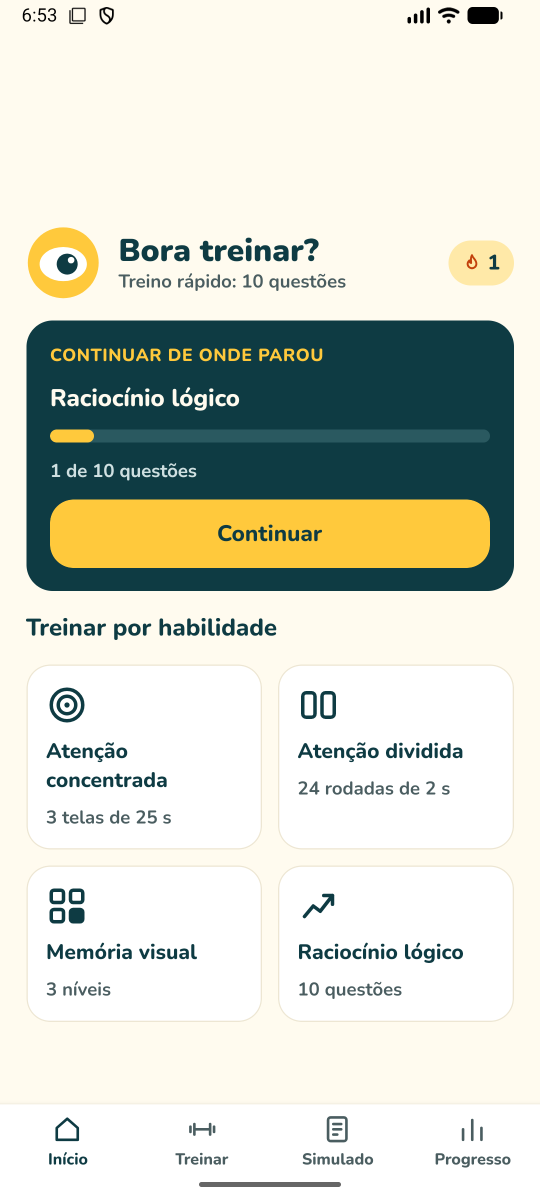
#> input picture store/raw/home.png, 1080 x 2400 px, found by its file name (shown at 1/2 size); its folder holds 4 pictures in this run
$ python compose.py raw/atencao.png raw/dividida.png
#> lines starting #> are read from the running program, lines starting #| are printed output that depends on the picture; after the words box and inside, x2 and y2 are one past the last pixel; in counts of white or black regions, pixels touching at a corner belong together
import sys
from PIL import Image, ImageDraw, ImageFont
S, F = sys.argv[1], sys.argv[2]
font = lambda w, s: ImageFont.truetype(f"{F}/{w}/Nunito_{w}.ttf", s)
PETROL, YELLOW, CREAM = "#0E3B43", "#FFC93C", "#FFFBEF"
SHOTS = [
    ("home", 400, "Treine para o psicotécnico", "Atenção, memória e raciocínio num só app"),
    ("atencao", 60, "Atenção concentrada", "Ache todos os símbolos iguais ao alvo"),
    ("dividida", 60, "Atenção dividida", "Número e figura ao mesmo tempo"),
    ("memoria", 60, "Memória visual", "Veja onde acertou e o que faltou"),
    ("questao", 60, "110 questões explicadas", "Toda resposta vem com o porquê"),
]
for i, (name, top, title, sub) in enumerate(SHOTS, 1):
    c = Image.new("RGB", (1080, 1920), PETROL); d = ImageDraw.Draw(c)
#> after `c = Image.new('RGB', (1080, 1920), PETROL)`:
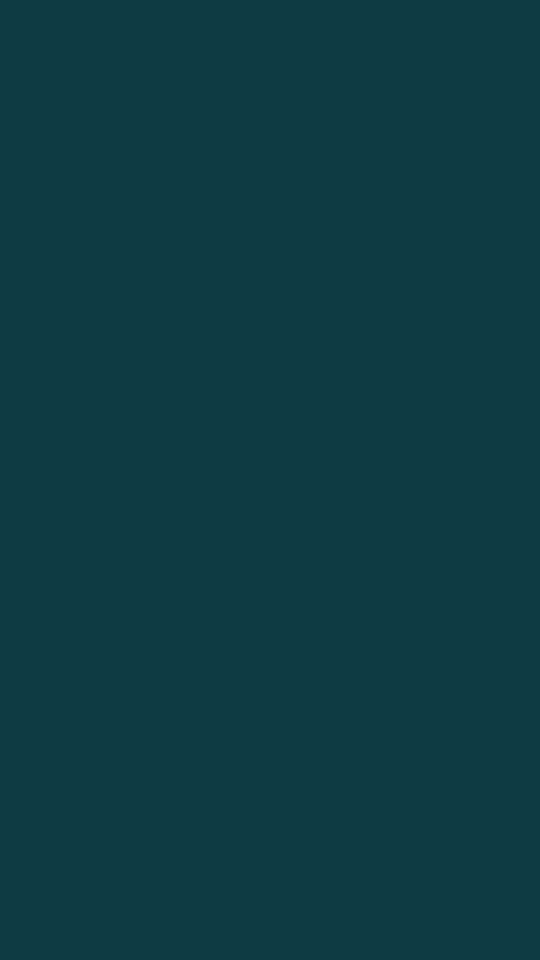
#> c: PIL image 1080x1920 RGB (shown at 1/2 size); mean R, G, B 14, 59, 67
    d.text((540, 150), title, font=font("900Black", 76), fill=YELLOW, anchor="mm")
    d.text((540, 245), sub, font=font("700Bold", 42), fill=CREAM, anchor="mm")
    shot = Image.open(f"{S}/raw/{name}.png").convert("RGB").crop((0, top, 1080, 2400))
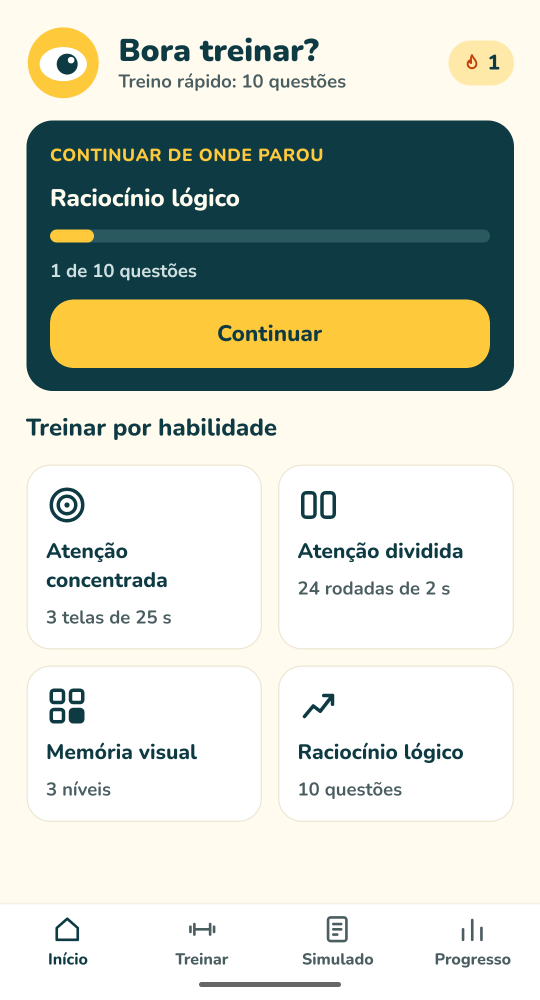
#> shot: PIL image 1080x2000 RGB (shown at 1/2 size); mean R, G, B 204.9, 209.2, 197.4
    w = 860; shot = shot.resize((w, round(shot.height * w / 1080)), Image.LANCZOS)
#> after `shot = shot.resize((w, round(shot.height * w / 1080)), Image.LANCZOS)`:
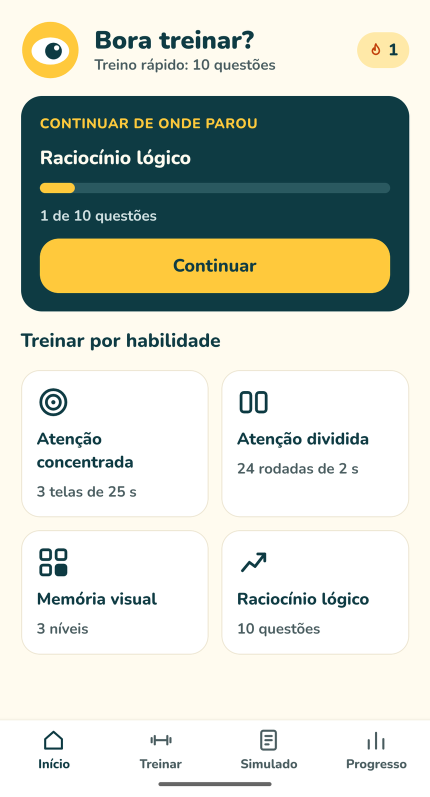
#> shot: PIL image 860x1593 RGB (shown at 1/2 size); mean R, G, B 204.7, 209.1, 197.4
    mask = Image.new("L", shot.size, 0); ImageDraw.Draw(mask).rounded_rectangle((0, 0, *shot.size), 48, fill=255)
#> after `mask = Image.new('L', shot.size, 0)`: mask: PIL image 860x1593 L; every value is 0
#> after `ImageDraw.Draw(mask).rounded_rectangle((0, 0, *shot.size), 48, fill=25`:
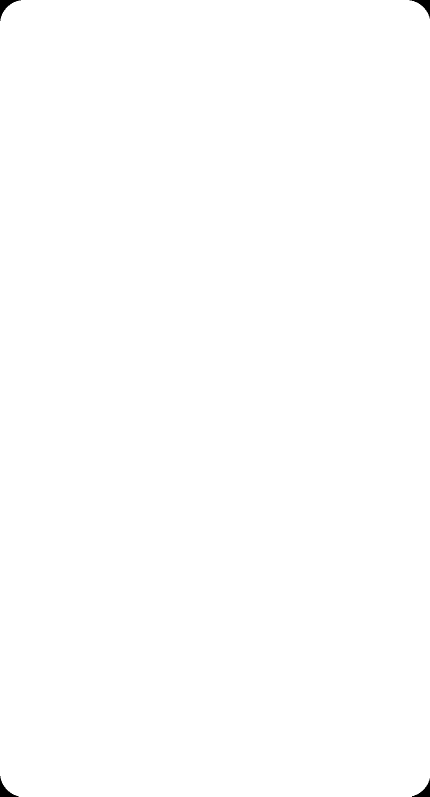
#> mask: PIL image 860x1593 L (shown at 1/2 size); 99.9% white; 4 black regions, box (x1, y1, x2, y2) and area: (0, 0, 42, 42) 508, (819, 0, 860, 37) 466, (0, 1552, 37, 1593) 466, (824, 1557, 860, 1593) 425
    c.paste(shot, ((1080 - w) // 2, 340), mask)
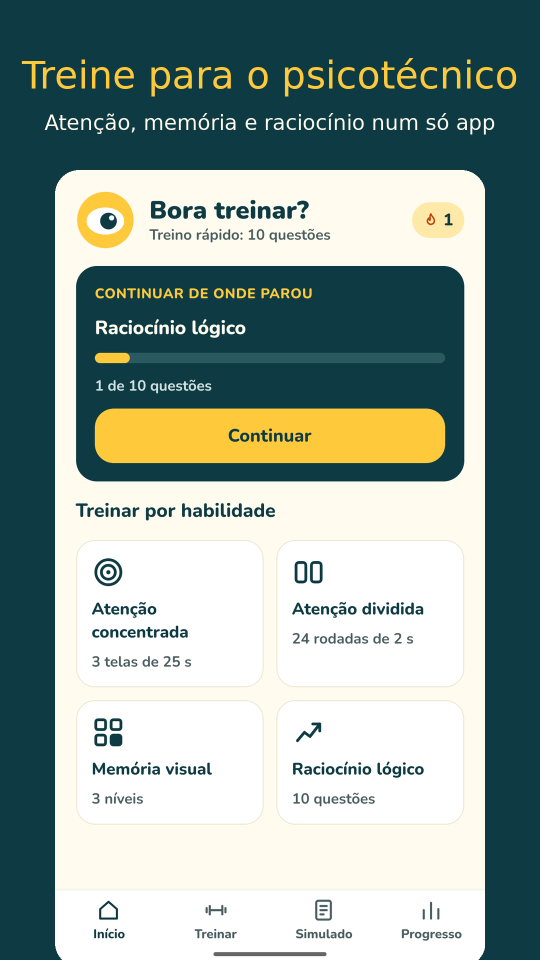
#> c: PIL image 1080x1920 RGB (shown at 1/2 size); mean R, G, B 141.1, 158.7, 152.5
    c.save(f"{S}/out/shot{i}.png")
#> pass 2 of the loop `for i, (name, top, title, sub) in enumerate(SHOTS, 1):`:
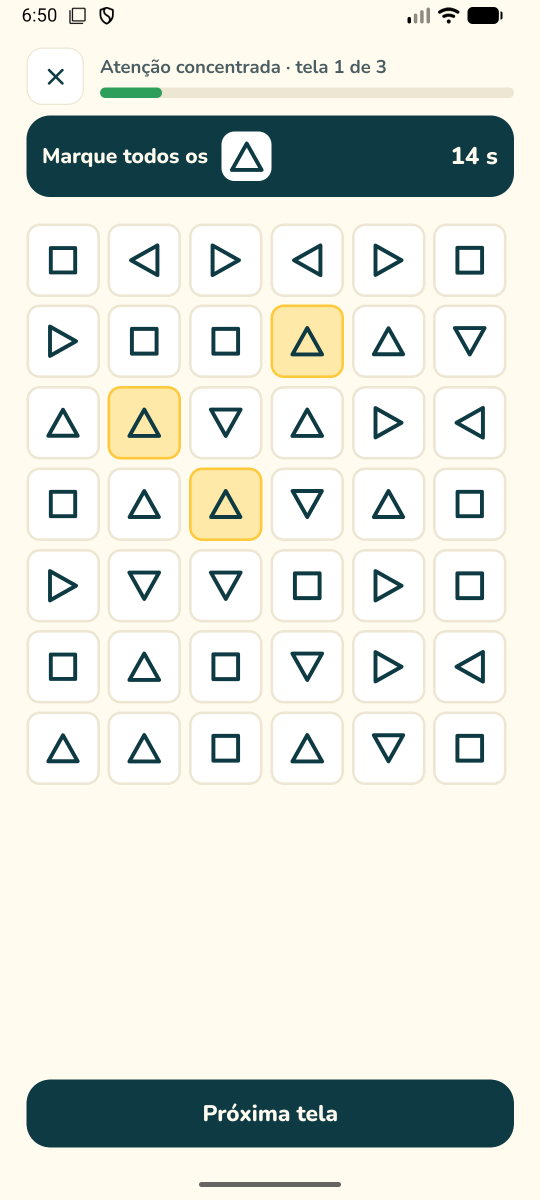
#> input picture store/raw/atencao.png, 1080 x 2400 px, found by its file name (shown at 1/2 size)
#> mask: PIL image 860x1863 L; every value is 0
#> `ImageDraw.Draw(mask).rounded_rectangle((0, 0, *shot.size), 48, fill=25`:
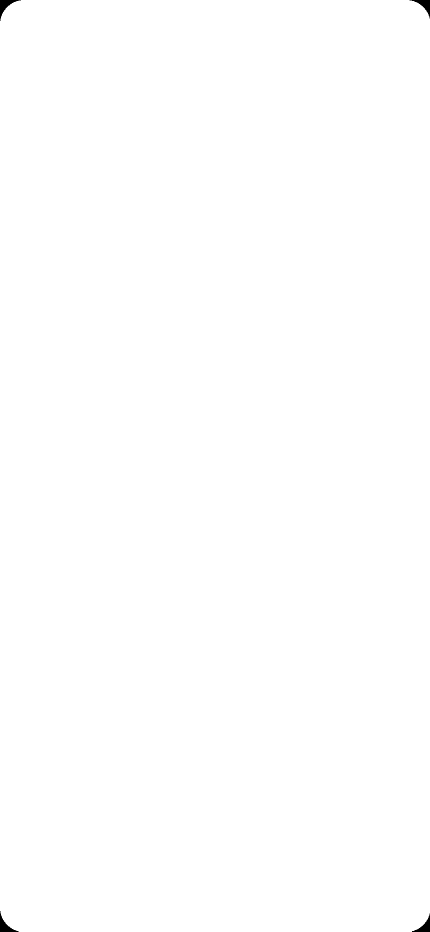
#> mask: PIL image 860x1863 L (shown at 1/2 size); 99.9% white; 4 black regions, box (x1, y1, x2, y2) and area: (0, 0, 42, 42) 508, (819, 0, 860, 37) 466, (0, 1822, 37, 1863) 466, (824, 1827, 860, 1863) 425
#> `c.paste(shot, ((1080 - w) // 2, 340), mask)`:
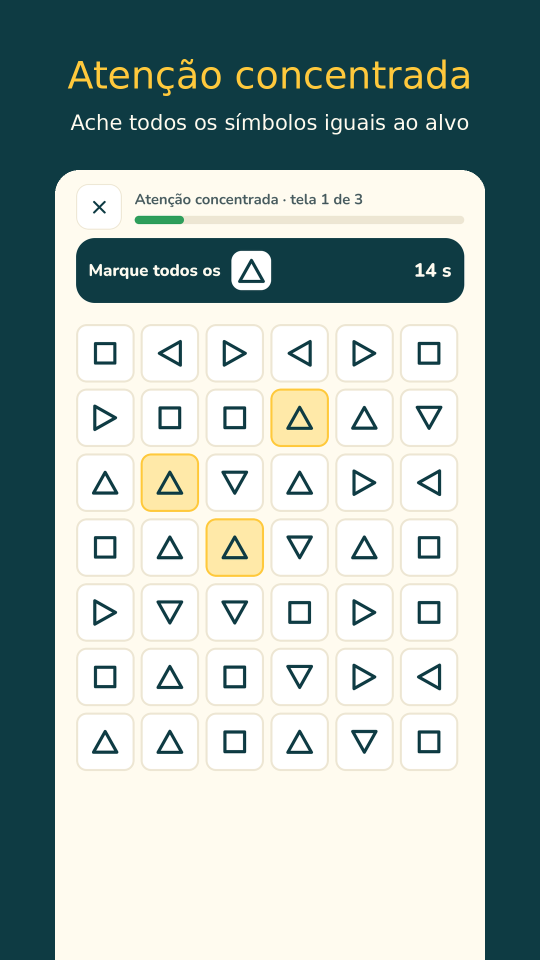
#> c: PIL image 1080x1920 RGB (shown at 1/2 size); mean R, G, B 157.8, 173.5, 169.7
#> pass 3 of the loop `for i, (name, top, title, sub) in enumerate(SHOTS, 1):`:
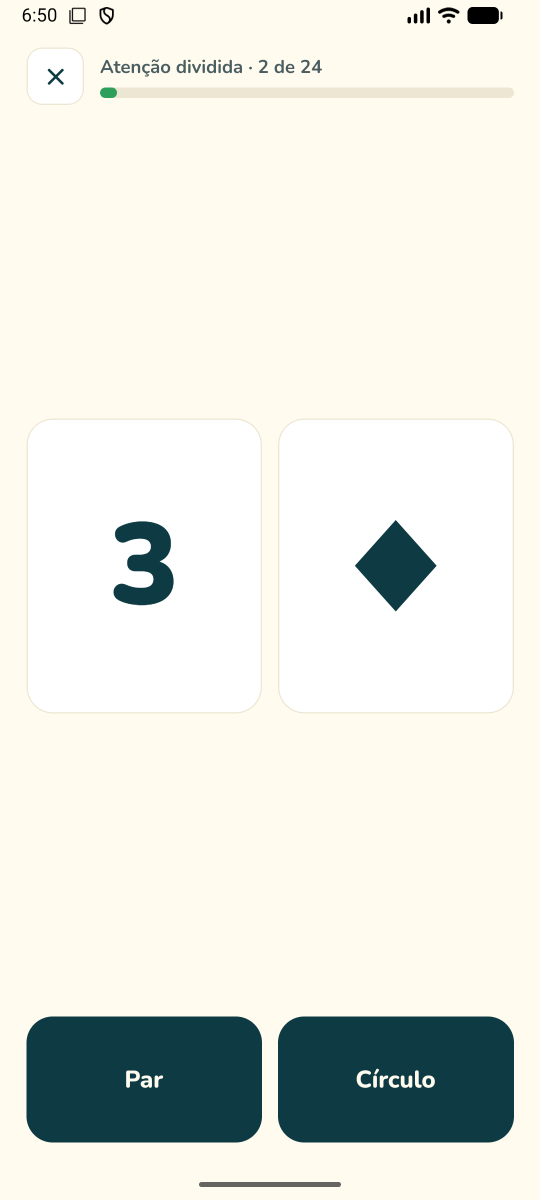
#> input picture store/raw/dividida.png, 1080 x 2400 px, found by its file name (shown at 1/2 size)
#> `shot = Image.open(f"{S}/raw/{name}.png").convert("RGB").crop((0, top, ..`:
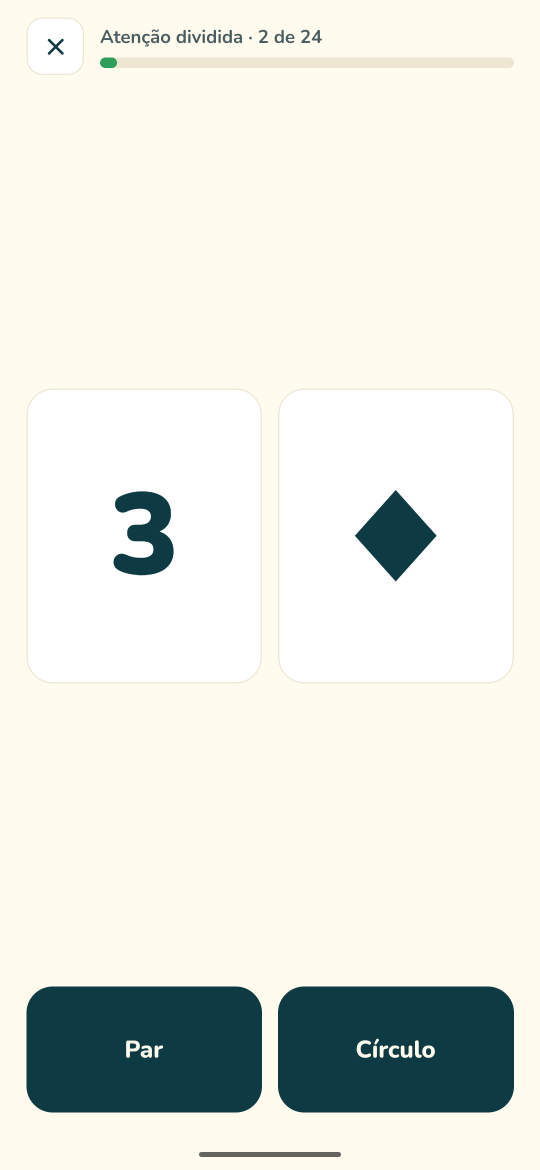
#> shot: PIL image 1080x2340 RGB (shown at 1/2 size); mean R, G, B 229.8, 231.6, 224.1
#> `c.paste(shot, ((1080 - w) // 2, 340), mask)`:
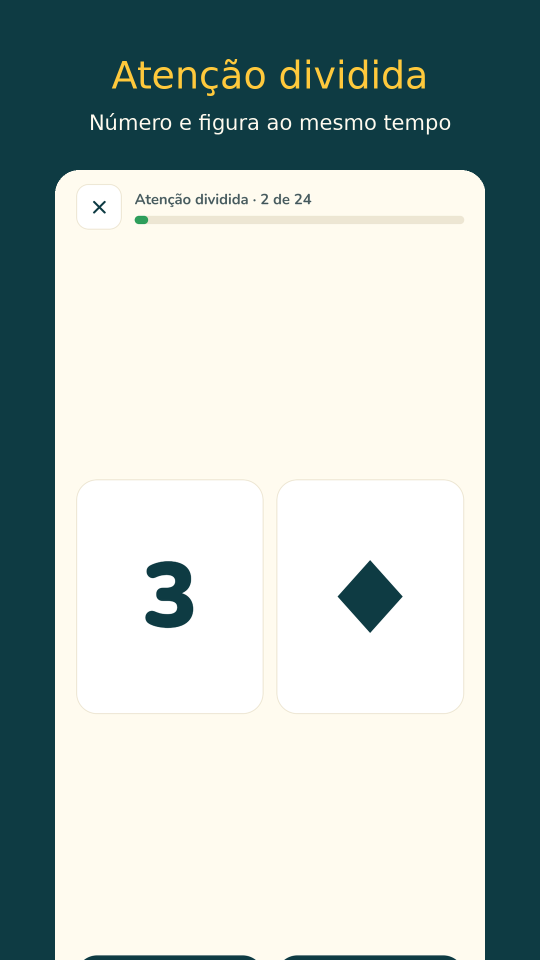
#> c: PIL image 1080x1920 RGB (shown at 1/2 size); mean R, G, B 170.6, 184.1, 180.3
#> (the run stopped early here; a loop or call above may not have finished)
